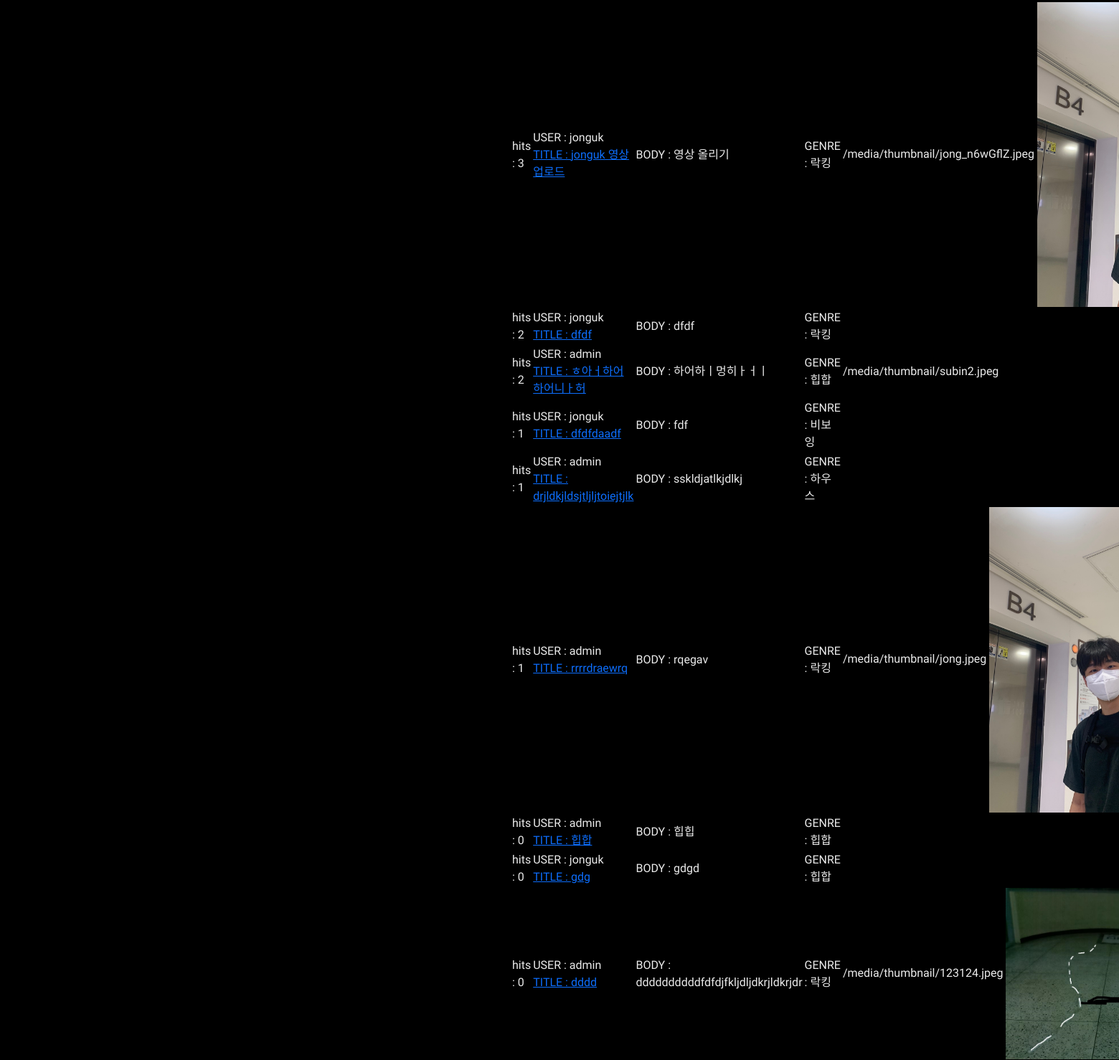
The app's page /genre_post?genre_id=3 (middle part), older data.
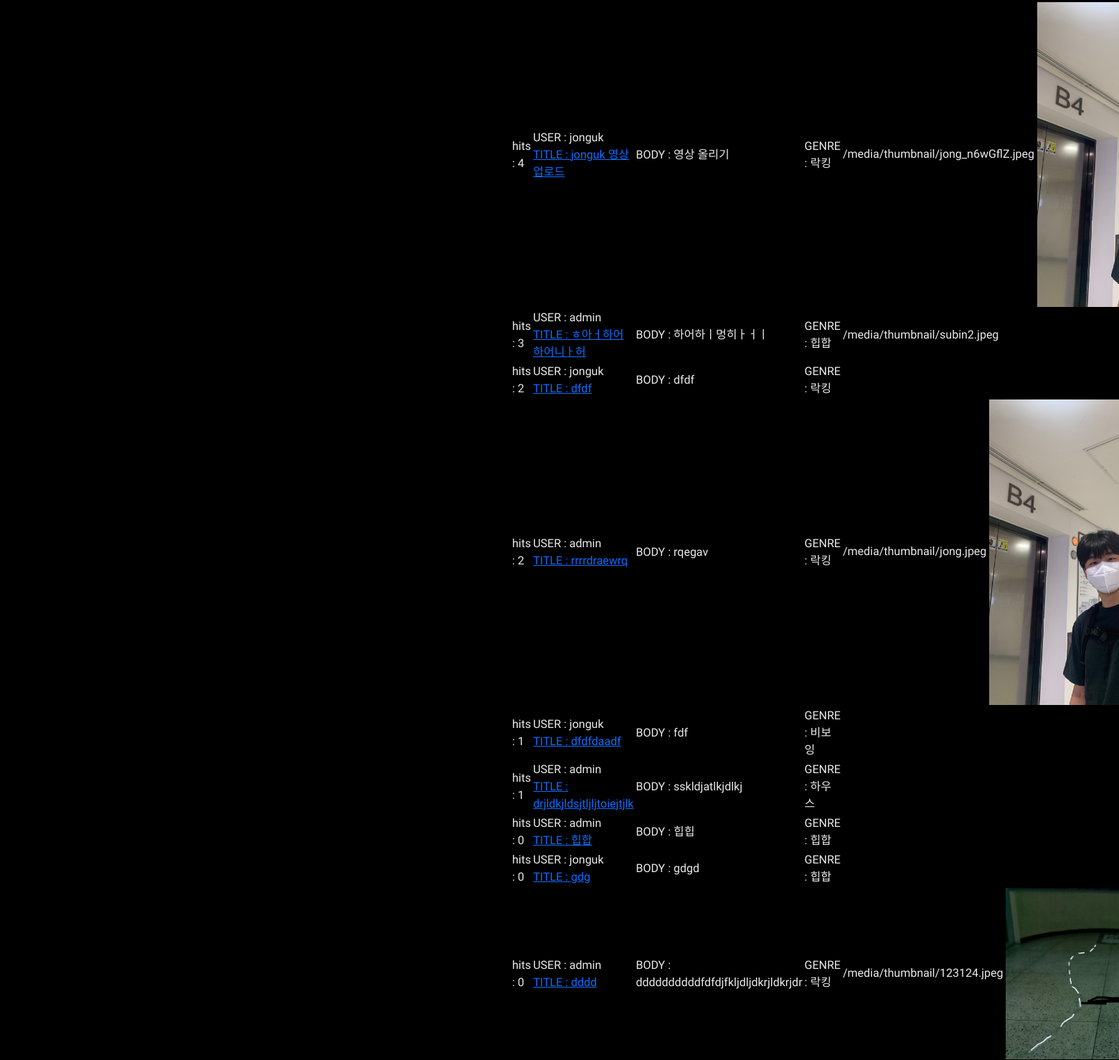
The same page, newer data.
### danceapp/models.py (models this page shows, shortened)
class Post(models.Model):
    userId = models.ForeignKey(userProfile, on_delete=models.CASCADE) # 회원ID # User 모델의 pk를 가져옴
    title = models.CharField(max_length=200) # 제목
    body = models.TextField() # 게시물 설명
    uploadDate = models.DateTimeField(auto_now_add=True) # 처음 업로드 시간
    updateDate = models.DateTimeField(auto_now=True) # 수정 시간
    photo = models.ImageField(blank=True, null=True, upload_to='thumbnail') # 썸네일 # upload_to : static/blog_photo 로 저장해줘
    video = models.FileField(blank=True, null=True, upload_to='video') # 배포시에는 models.FilePathField()사용
    genreName = models.ForeignKey(Genre, null=True, on_delete=models.CASCADE) # 장르
    likes_user = models.ManyToManyField(userProfile, related_name='likes', blank=True) # 좋아요 누른 사람
    likes_count = models.PositiveIntegerField(default=0) # 좋아요 개수
    hits = models.PositiveIntegerField(default=0) # 조회수

class Genre(models.Model):
    id = models.AutoField(primary_key=True, null=False) # pk
    name = models.CharField(max_length=20) # 장르 이름
    def __str__(self):
        return self.name

### accounts/models.py (models this page shows)
class userProfile(AbstractUser):
    nickname = models.CharField(max_length=50, null=True, blank=True) # 실제 이름
    danceSkill = models.CharField(max_length=10 ,null=True, blank=True) # 상 중 하
    phoneNum = models.IntegerField(null=True, blank=True) # 핸드폰 번호
    gender = models.CharField(max_length=10 ,null=True, blank=True) # 성별
    createdAt = models.DateTimeField(auto_now_add=True) # 생성 일자
    birth = models.DateField(null=True, blank=True) # 생년월일
    profilephoto = models.ImageField(blank=True, null=True, upload_to='profilephoto') # 프사
    def __str__(self):
        return self.username

### danceapp/views.py (the view)
# urls.py: path('genre_post', views.genre_post, name='genre_post'),
def genre_post(request):
    genre_id = request.GET.get('genre_id', None)
    genre = Genre.objects.get(id=int(genre_id))
    posts = Post.objects.filter(genreName=int(genre_id)).order_by('-likes_count')
    likes_top = Post.objects.filter(genreName=int(genre_id)).order_by('-likes_count')
    hits_toplists = Post.objects.all().order_by('-hits')
    comment_form = CommentForm()
    context = {
        'genre':genre,
        'posts':posts,
        'comment_form':comment_form,
        'likes_top':likes_top,
        'hits_toplists':hits_toplists,
    }
    return render(request, 'genre_post.html', context)

### danceapp/templates/genre_post.html (shortened to what this page needs)
{% extends 'base.html' %}
{% block content %}
{% load static %}
<div class="container" id="main-container">
<table style="border: 1px solid white;">
    {% for hits_toplist in hits_toplists %}
    <tr>
        <td>hits : {{ hits_toplist.hits }}</td>
        <td>USER : {{ hits_toplist.userId }}<a href="{% url 'post_detail' hits_toplist.id %}"><br>
            TITLE : {{ hits_toplist.title }}</a></td>
        <td>BODY : {{ hits_toplist.body }}</td>
        <td>GENRE : {{ hits_toplist.genreName }}</td>
        <td>
            {% if hits_toplist.photo %}
            {{ hits_toplist.photo.url }}
            <img src="{{ hits_toplist.photo.url }}" alt="" width="30%">
            {% endif %}
        </td>
    </tr>
    {% endfor %}
</table>
</div>
{% endblock %}

Row changes from the older to the newer data that the page shows:
changed Post "jonguk 영상 업로드": hits "3" → "4"
changed Post "ㅎ아ㅓ하어하어니ㅏ허": hits "2" → "3"; moves up the list
changed Post "rrrrdraewrq": hits "1" → "2"; moves up the list
